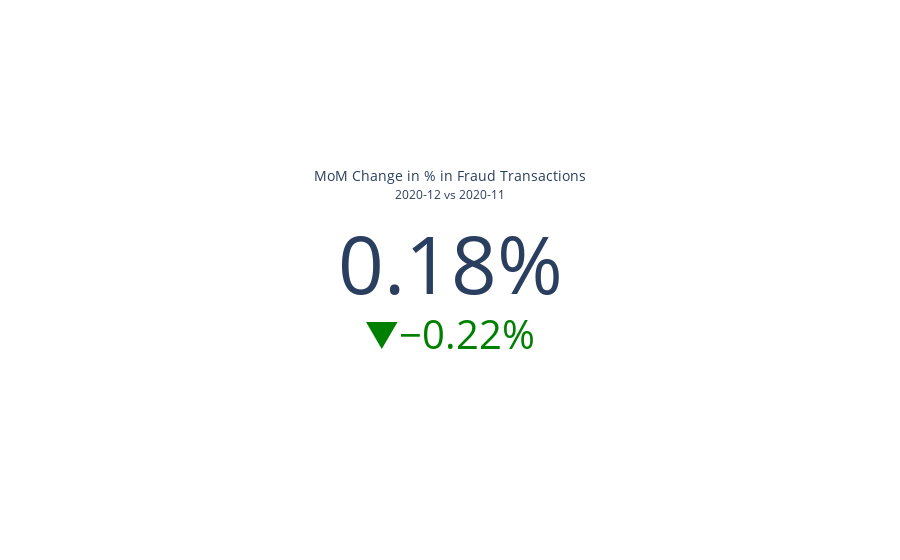

The notebook cell saved with this chart:
### Code cell
monthly_kpi

### Figure 1 — Plotly figure (JSON) as saved in the notebook; plotly's stock layout.template omitted (floating-point values rounded to 4 significant figures)
{"data": [{"delta": {"decreasing": {"color": "green"}, "increasing": {"color": "red"}, "position": "bottom", "reference": 0.4, "suffix": "%"}, "domain": {"x": [0, 1], "y": [0, 1]}, "mode": "number+delta", "number": {"suffix": "%"}, "title": {"font": {"size": 14}, "text": "MoM Change in % in Fraud Transactions<br><span style=\"font-size:12px;\">2020-12 vs 2020-11</span>"}, "type": "indicator", "value": 0.18}], "layout": {}}
